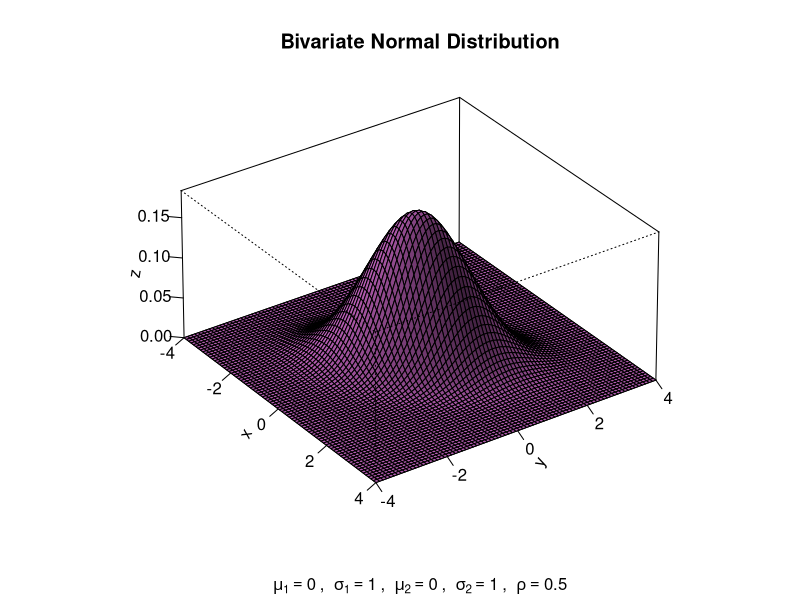

R code for this plot:
# This code plots simulated bivariate normal distributions
# in a false 3D that looks nice.

# Some variable definitions
mu1 <- 0	# expected value of x
mu2 <- 0	# expected value of y
sig1 <- 1	# variance of x
sig2 <- 1	# variance of y
rho <- 0.5	# corr(x, y)

# Some additional variables for x-axis and y-axis 
xm <- -4
xp <- 4
ym <- -4
yp <- 4

x <- seq(xm, xp, length= as.integer((xp + abs(xm)) * 10))  # vector series x
y <- seq(ym, yp, length= as.integer((yp + abs(ym)) * 10))  # vector series y

# Core function
bivariate <- function(x,y){
	term1 <- 1 / (2 * pi * sig1 * sig2 * sqrt(1 - rho^2))
	term2 <- (x - mu1)^2 / sig1^2
	term3 <- -(2 * rho * (x - mu1)*(y - mu2))/(sig1 * sig2)
	term4 <- (y - mu2)^2 / sig2^2
	z <- term2 + term3 + term4
	term5 <- term1 * exp((-z / (2 *(1 - rho^2))))
	return (term5)
}

# Computes the density values
z <- outer(x,y,bivariate)

# Plot
persp(x, y, z, main = "Bivariate Normal Distribution",
		sub = bquote(bold(mu[1])==.(mu1)~", "~sigma[1]==.(sig1)~", "~mu[2]==.(mu2)~
		", "~sigma[2]==.(sig2)~", "~rho==.(rho)),
		col="orchid2", theta = 55, phi = 30, r = 40, d = 0.1, expand = 0.5,
		ltheta = 90, lphi = 180, shade = 0.4, ticktype = "detailed", nticks=5)